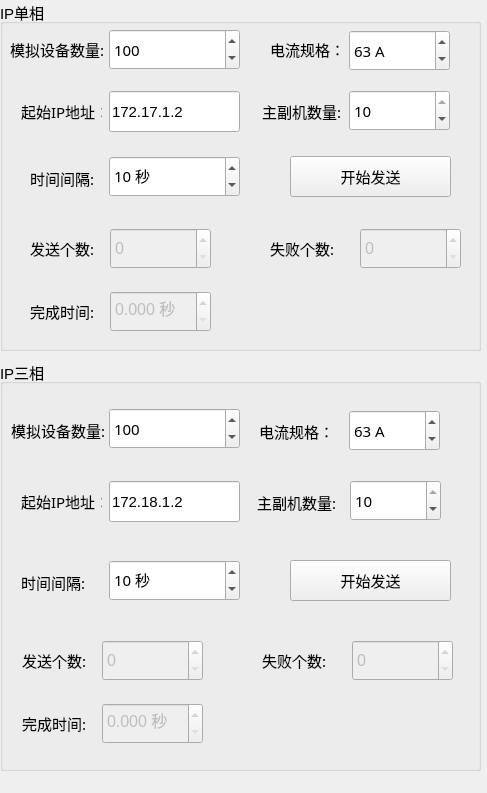
<?xml version="1.0" encoding="UTF-8"?>
<ui version="4.0">
 <class>ip_BulkSend</class>
 <widget class="QWidget" name="ip_BulkSend">
  <property name="geometry">
   <rect>
    <x>0</x>
    <y>0</y>
    <width>487</width>
    <height>793</height>
   </rect>
  </property>
  <property name="windowTitle">
   <string>Form</string>
  </property>
  <widget class="QGroupBox" name="groupBox">
   <property name="geometry">
    <rect>
     <x>0</x>
     <y>360</y>
     <width>481</width>
     <height>411</height>
    </rect>
   </property>
   <property name="font">
    <font>
     <pointsize>11</pointsize>
    </font>
   </property>
   <property name="title">
    <string>IP三相</string>
   </property>
   <widget class="QSpinBox" name="tpeNum">
    <property name="geometry">
     <rect>
      <x>109</x>
      <y>48</y>
      <width>131</width>
      <height>41</height>
     </rect>
    </property>
    <property name="font">
     <font>
      <family>微软雅黑</family>
      <pointsize>11</pointsize>
     </font>
    </property>
    <property name="minimum">
     <number>1</number>
    </property>
    <property name="maximum">
     <number>5000</number>
    </property>
    <property name="singleStep">
     <number>2</number>
    </property>
    <property name="value">
     <number>100</number>
    </property>
    <property name="displayIntegerBase">
     <number>10</number>
    </property>
   </widget>
   <widget class="QLabel" name="label">
    <property name="geometry">
     <rect>
      <x>11</x>
      <y>50</y>
      <width>101</width>
      <height>41</height>
     </rect>
    </property>
    <property name="font">
     <font>
      <family>微软雅黑</family>
      <pointsize>11</pointsize>
     </font>
    </property>
    <property name="text">
     <string>模拟设备数量:</string>
    </property>
   </widget>
   <widget class="QLabel" name="label_4">
    <property name="geometry">
     <rect>
      <x>21</x>
      <y>121</y>
      <width>81</width>
      <height>41</height>
     </rect>
    </property>
    <property name="font">
     <font>
      <family>微软雅黑</family>
      <pointsize>11</pointsize>
     </font>
    </property>
    <property name="text">
     <string>起始IP地址：</string>
    </property>
   </widget>
   <widget class="QLineEdit" name="devIp">
    <property name="geometry">
     <rect>
      <x>109</x>
      <y>121</y>
      <width>131</width>
      <height>41</height>
     </rect>
    </property>
    <property name="font">
     <font>
      <pointsize>11</pointsize>
     </font>
    </property>
    <property name="text">
     <string>172.18.1.2</string>
    </property>
   </widget>
   <widget class="QPushButton" name="bulkSendBtn">
    <property name="geometry">
     <rect>
      <x>290</x>
      <y>200</y>
      <width>161</width>
      <height>41</height>
     </rect>
    </property>
    <property name="font">
     <font>
      <pointsize>11</pointsize>
     </font>
    </property>
    <property name="text">
     <string>开始发送</string>
    </property>
   </widget>
   <widget class="QLabel" name="label_5">
    <property name="geometry">
     <rect>
      <x>259</x>
      <y>56</y>
      <width>81</width>
      <height>31</height>
     </rect>
    </property>
    <property name="font">
     <font>
      <family>微软雅黑</family>
      <pointsize>11</pointsize>
     </font>
    </property>
    <property name="text">
     <string>电流规格：</string>
    </property>
   </widget>
   <widget class="QLabel" name="label_6">
    <property name="geometry">
     <rect>
      <x>21</x>
      <y>202</y>
      <width>71</width>
      <height>41</height>
     </rect>
    </property>
    <property name="font">
     <font>
      <family>微软雅黑</family>
      <pointsize>11</pointsize>
     </font>
    </property>
    <property name="text">
     <string>时间间隔:</string>
    </property>
   </widget>
   <widget class="QSpinBox" name="Ttimeinv">
    <property name="geometry">
     <rect>
      <x>109</x>
      <y>200</y>
      <width>131</width>
      <height>41</height>
     </rect>
    </property>
    <property name="font">
     <font>
      <family>微软雅黑</family>
      <pointsize>11</pointsize>
     </font>
    </property>
    <property name="suffix">
     <string> 秒</string>
    </property>
    <property name="minimum">
     <number>5</number>
    </property>
    <property name="maximum">
     <number>1000</number>
    </property>
    <property name="singleStep">
     <number>2</number>
    </property>
    <property name="value">
     <number>10</number>
    </property>
    <property name="displayIntegerBase">
     <number>10</number>
    </property>
   </widget>
   <widget class="QLabel" name="label_7">
    <property name="geometry">
     <rect>
      <x>257</x>
      <y>127</y>
      <width>81</width>
      <height>31</height>
     </rect>
    </property>
    <property name="font">
     <font>
      <family>微软雅黑</family>
      <pointsize>11</pointsize>
     </font>
    </property>
    <property name="text">
     <string>主副机数量:</string>
    </property>
   </widget>
   <widget class="QSpinBox" name="Taddnum">
    <property name="geometry">
     <rect>
      <x>350</x>
      <y>120</y>
      <width>91</width>
      <height>41</height>
     </rect>
    </property>
    <property name="font">
     <font>
      <family>微软雅黑</family>
      <pointsize>11</pointsize>
     </font>
    </property>
    <property name="minimum">
     <number>1</number>
    </property>
    <property name="maximum">
     <number>10</number>
    </property>
    <property name="singleStep">
     <number>2</number>
    </property>
    <property name="value">
     <number>10</number>
    </property>
    <property name="displayIntegerBase">
     <number>10</number>
    </property>
   </widget>
   <widget class="QSpinBox" name="TcurCap">
    <property name="geometry">
     <rect>
      <x>349</x>
      <y>50</y>
      <width>91</width>
      <height>41</height>
     </rect>
    </property>
    <property name="font">
     <font>
      <family>微软雅黑</family>
      <pointsize>11</pointsize>
     </font>
    </property>
    <property name="suffix">
     <string> A</string>
    </property>
    <property name="prefix">
     <string/>
    </property>
    <property name="minimum">
     <number>0</number>
    </property>
    <property name="maximum">
     <number>150</number>
    </property>
    <property name="singleStep">
     <number>2</number>
    </property>
    <property name="value">
     <number>63</number>
    </property>
    <property name="displayIntegerBase">
     <number>10</number>
    </property>
   </widget>
   <widget class="QLabel" name="label_18">
    <property name="geometry">
     <rect>
      <x>262</x>
      <y>290</y>
      <width>81</width>
      <height>21</height>
     </rect>
    </property>
    <property name="font">
     <font>
      <family>微软雅黑</family>
      <pointsize>11</pointsize>
     </font>
    </property>
    <property name="text">
     <string>失败个数:</string>
    </property>
   </widget>
   <widget class="QSpinBox" name="TsuccessNum">
    <property name="enabled">
     <bool>false</bool>
    </property>
    <property name="geometry">
     <rect>
      <x>102</x>
      <y>280</y>
      <width>101</width>
      <height>41</height>
     </rect>
    </property>
    <property name="font">
     <font>
      <pointsize>12</pointsize>
     </font>
    </property>
    <property name="maximum">
     <number>100000</number>
    </property>
   </widget>
   <widget class="QDoubleSpinBox" name="TsuccessTime">
    <property name="enabled">
     <bool>false</bool>
    </property>
    <property name="geometry">
     <rect>
      <x>102</x>
      <y>343</y>
      <width>101</width>
      <height>41</height>
     </rect>
    </property>
    <property name="font">
     <font>
      <pointsize>12</pointsize>
     </font>
    </property>
    <property name="prefix">
     <string/>
    </property>
    <property name="suffix">
     <string> 秒</string>
    </property>
    <property name="decimals">
     <number>3</number>
    </property>
   </widget>
   <widget class="QLabel" name="label_19">
    <property name="geometry">
     <rect>
      <x>22</x>
      <y>290</y>
      <width>81</width>
      <height>21</height>
     </rect>
    </property>
    <property name="font">
     <font>
      <family>微软雅黑</family>
      <pointsize>11</pointsize>
     </font>
    </property>
    <property name="text">
     <string>发送个数:</string>
    </property>
   </widget>
   <widget class="QLabel" name="label_20">
    <property name="geometry">
     <rect>
      <x>22</x>
      <y>353</y>
      <width>81</width>
      <height>21</height>
     </rect>
    </property>
    <property name="font">
     <font>
      <family>微软雅黑</family>
      <pointsize>11</pointsize>
     </font>
    </property>
    <property name="text">
     <string>完成时间:</string>
    </property>
   </widget>
   <widget class="QSpinBox" name="TErNum">
    <property name="enabled">
     <bool>false</bool>
    </property>
    <property name="geometry">
     <rect>
      <x>352</x>
      <y>280</y>
      <width>101</width>
      <height>41</height>
     </rect>
    </property>
    <property name="font">
     <font>
      <pointsize>12</pointsize>
     </font>
    </property>
    <property name="maximum">
     <number>100000</number>
    </property>
   </widget>
  </widget>
  <widget class="QGroupBox" name="groupBox_2">
   <property name="geometry">
    <rect>
     <x>0</x>
     <y>0</y>
     <width>481</width>
     <height>351</height>
    </rect>
   </property>
   <property name="font">
    <font>
     <pointsize>11</pointsize>
    </font>
   </property>
   <property name="title">
    <string>IP单相</string>
   </property>
   <widget class="QSpinBox" name="speNum">
    <property name="geometry">
     <rect>
      <x>109</x>
      <y>29</y>
      <width>131</width>
      <height>41</height>
     </rect>
    </property>
    <property name="font">
     <font>
      <family>微软雅黑</family>
      <pointsize>11</pointsize>
     </font>
    </property>
    <property name="minimum">
     <number>1</number>
    </property>
    <property name="maximum">
     <number>5000</number>
    </property>
    <property name="singleStep">
     <number>2</number>
    </property>
    <property name="value">
     <number>100</number>
    </property>
   </widget>
   <widget class="QLabel" name="label_3">
    <property name="geometry">
     <rect>
      <x>10</x>
      <y>29</y>
      <width>101</width>
      <height>41</height>
     </rect>
    </property>
    <property name="font">
     <font>
      <family>微软雅黑</family>
      <pointsize>11</pointsize>
     </font>
    </property>
    <property name="text">
     <string>模拟设备数量:</string>
    </property>
   </widget>
   <widget class="QSpinBox" name="Saddnum">
    <property name="geometry">
     <rect>
      <x>349</x>
      <y>90</y>
      <width>101</width>
      <height>41</height>
     </rect>
    </property>
    <property name="font">
     <font>
      <family>微软雅黑</family>
      <pointsize>11</pointsize>
     </font>
    </property>
    <property name="minimum">
     <number>1</number>
    </property>
    <property name="maximum">
     <number>10</number>
    </property>
    <property name="singleStep">
     <number>2</number>
    </property>
    <property name="value">
     <number>10</number>
    </property>
    <property name="displayIntegerBase">
     <number>10</number>
    </property>
   </widget>
   <widget class="QLabel" name="label_8">
    <property name="geometry">
     <rect>
      <x>21</x>
      <y>91</y>
      <width>81</width>
      <height>41</height>
     </rect>
    </property>
    <property name="font">
     <font>
      <family>微软雅黑</family>
      <pointsize>11</pointsize>
     </font>
    </property>
    <property name="text">
     <string>起始IP地址：</string>
    </property>
   </widget>
   <widget class="QSpinBox" name="Stimeinv">
    <property name="geometry">
     <rect>
      <x>109</x>
      <y>156</y>
      <width>131</width>
      <height>41</height>
     </rect>
    </property>
    <property name="font">
     <font>
      <family>微软雅黑</family>
      <pointsize>11</pointsize>
     </font>
    </property>
    <property name="suffix">
     <string> 秒</string>
    </property>
    <property name="minimum">
     <number>5</number>
    </property>
    <property name="maximum">
     <number>1000</number>
    </property>
    <property name="singleStep">
     <number>2</number>
    </property>
    <property name="value">
     <number>10</number>
    </property>
    <property name="displayIntegerBase">
     <number>10</number>
    </property>
   </widget>
   <widget class="QLineEdit" name="SdevIp">
    <property name="geometry">
     <rect>
      <x>109</x>
      <y>91</y>
      <width>131</width>
      <height>41</height>
     </rect>
    </property>
    <property name="font">
     <font>
      <pointsize>11</pointsize>
     </font>
    </property>
    <property name="text">
     <string>172.17.1.2</string>
    </property>
   </widget>
   <widget class="QLabel" name="label_9">
    <property name="geometry">
     <rect>
      <x>262</x>
      <y>96</y>
      <width>81</width>
      <height>31</height>
     </rect>
    </property>
    <property name="font">
     <font>
      <family>微软雅黑</family>
      <pointsize>11</pointsize>
     </font>
    </property>
    <property name="text">
     <string>主副机数量:</string>
    </property>
   </widget>
   <widget class="QLabel" name="label_10">
    <property name="geometry">
     <rect>
      <x>30</x>
      <y>163</y>
      <width>71</width>
      <height>31</height>
     </rect>
    </property>
    <property name="font">
     <font>
      <family>微软雅黑</family>
      <pointsize>11</pointsize>
     </font>
    </property>
    <property name="text">
     <string>时间间隔:</string>
    </property>
   </widget>
   <widget class="QLabel" name="label_11">
    <property name="geometry">
     <rect>
      <x>270</x>
      <y>29</y>
      <width>71</width>
      <height>41</height>
     </rect>
    </property>
    <property name="font">
     <font>
      <family>微软雅黑</family>
      <pointsize>11</pointsize>
     </font>
    </property>
    <property name="text">
     <string>电流规格：</string>
    </property>
   </widget>
   <widget class="QPushButton" name="SbulkSendBtn">
    <property name="geometry">
     <rect>
      <x>290</x>
      <y>156</y>
      <width>161</width>
      <height>41</height>
     </rect>
    </property>
    <property name="font">
     <font>
      <pointsize>11</pointsize>
     </font>
    </property>
    <property name="text">
     <string>开始发送</string>
    </property>
   </widget>
   <widget class="QSpinBox" name="ScurCap">
    <property name="geometry">
     <rect>
      <x>349</x>
      <y>30</y>
      <width>101</width>
      <height>41</height>
     </rect>
    </property>
    <property name="font">
     <font>
      <family>微软雅黑</family>
      <pointsize>11</pointsize>
     </font>
    </property>
    <property name="suffix">
     <string> A</string>
    </property>
    <property name="prefix">
     <string/>
    </property>
    <property name="minimum">
     <number>0</number>
    </property>
    <property name="maximum">
     <number>150</number>
    </property>
    <property name="singleStep">
     <number>2</number>
    </property>
    <property name="value">
     <number>63</number>
    </property>
    <property name="displayIntegerBase">
     <number>10</number>
    </property>
   </widget>
   <widget class="QLabel" name="label_15">
    <property name="geometry">
     <rect>
      <x>30</x>
      <y>238</y>
      <width>81</width>
      <height>21</height>
     </rect>
    </property>
    <property name="font">
     <font>
      <family>微软雅黑</family>
      <pointsize>11</pointsize>
     </font>
    </property>
    <property name="text">
     <string>发送个数:</string>
    </property>
   </widget>
   <widget class="QDoubleSpinBox" name="SsuccessTime">
    <property name="enabled">
     <bool>false</bool>
    </property>
    <property name="geometry">
     <rect>
      <x>110</x>
      <y>291</y>
      <width>101</width>
      <height>41</height>
     </rect>
    </property>
    <property name="font">
     <font>
      <pointsize>12</pointsize>
     </font>
    </property>
    <property name="prefix">
     <string/>
    </property>
    <property name="suffix">
     <string> 秒</string>
    </property>
    <property name="decimals">
     <number>3</number>
    </property>
   </widget>
   <widget class="QSpinBox" name="SsuccessNum">
    <property name="enabled">
     <bool>false</bool>
    </property>
    <property name="geometry">
     <rect>
      <x>110</x>
      <y>228</y>
      <width>101</width>
      <height>41</height>
     </rect>
    </property>
    <property name="font">
     <font>
      <pointsize>12</pointsize>
     </font>
    </property>
    <property name="maximum">
     <number>100000</number>
    </property>
   </widget>
   <widget class="QLabel" name="label_16">
    <property name="geometry">
     <rect>
      <x>270</x>
      <y>238</y>
      <width>81</width>
      <height>21</height>
     </rect>
    </property>
    <property name="font">
     <font>
      <family>微软雅黑</family>
      <pointsize>11</pointsize>
     </font>
    </property>
    <property name="text">
     <string>失败个数:</string>
    </property>
   </widget>
   <widget class="QSpinBox" name="SErNum">
    <property name="enabled">
     <bool>false</bool>
    </property>
    <property name="geometry">
     <rect>
      <x>360</x>
      <y>228</y>
      <width>101</width>
      <height>41</height>
     </rect>
    </property>
    <property name="font">
     <font>
      <pointsize>12</pointsize>
     </font>
    </property>
    <property name="maximum">
     <number>100000</number>
    </property>
   </widget>
   <widget class="QLabel" name="label_17">
    <property name="geometry">
     <rect>
      <x>30</x>
      <y>301</y>
      <width>81</width>
      <height>21</height>
     </rect>
    </property>
    <property name="font">
     <font>
      <family>微软雅黑</family>
      <pointsize>11</pointsize>
     </font>
    </property>
    <property name="text">
     <string>完成时间:</string>
    </property>
   </widget>
  </widget>
 </widget>
 <tabstops>
  <tabstop>speNum</tabstop>
  <tabstop>SdevIp</tabstop>
  <tabstop>Stimeinv</tabstop>
  <tabstop>ScurCap</tabstop>
  <tabstop>Saddnum</tabstop>
  <tabstop>SbulkSendBtn</tabstop>
  <tabstop>tpeNum</tabstop>
  <tabstop>devIp</tabstop>
  <tabstop>Ttimeinv</tabstop>
  <tabstop>TcurCap</tabstop>
  <tabstop>Taddnum</tabstop>
  <tabstop>bulkSendBtn</tabstop>
 </tabstops>
 <resources/>
 <connections/>
</ui>
